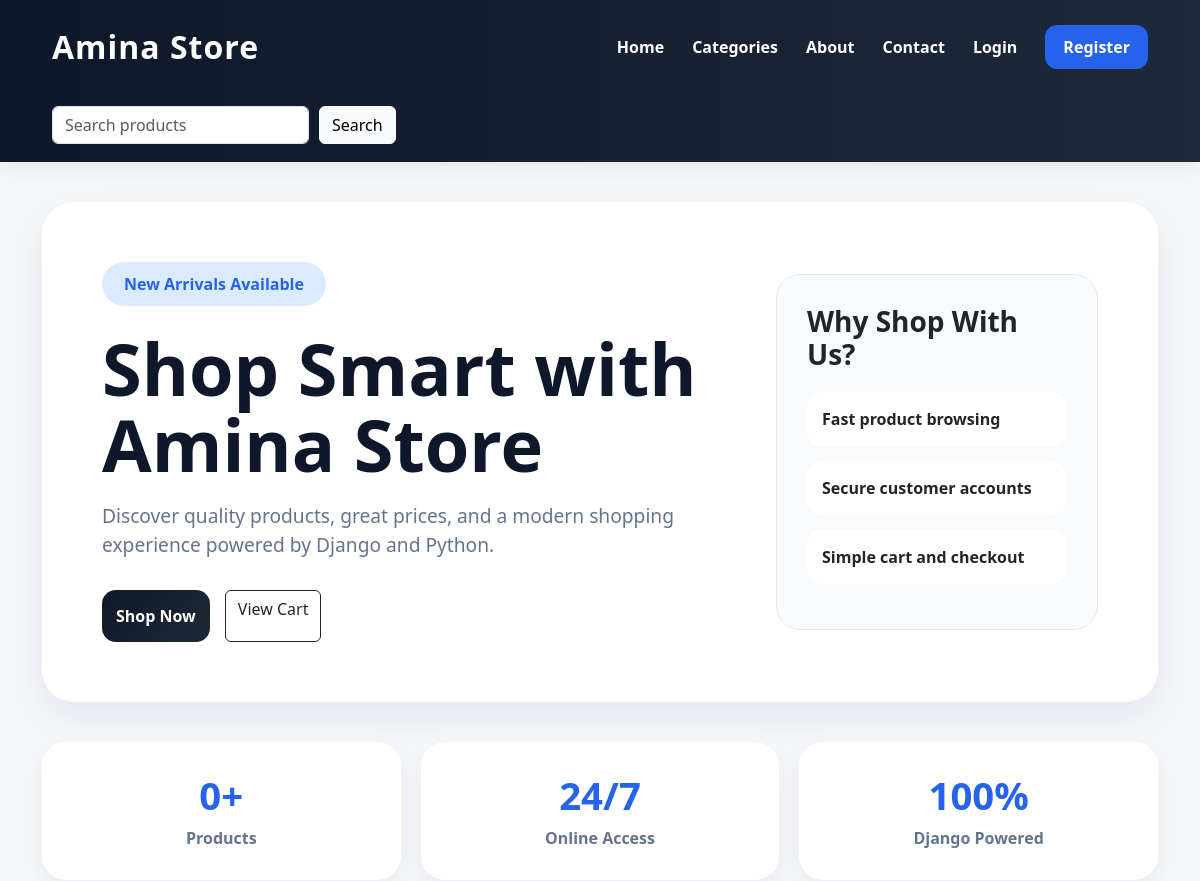
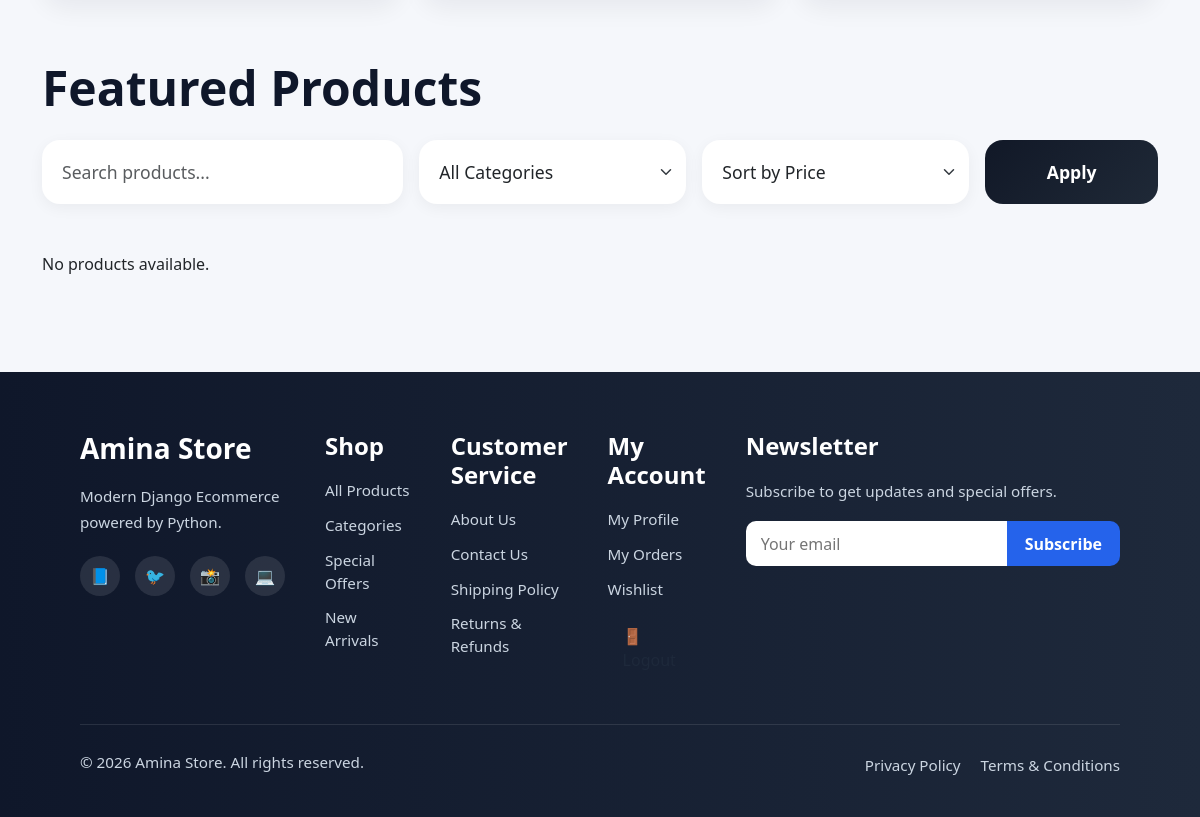
/?category=Fruit, run on an earlier commit of the app's database (2 pictures, top to bottom).
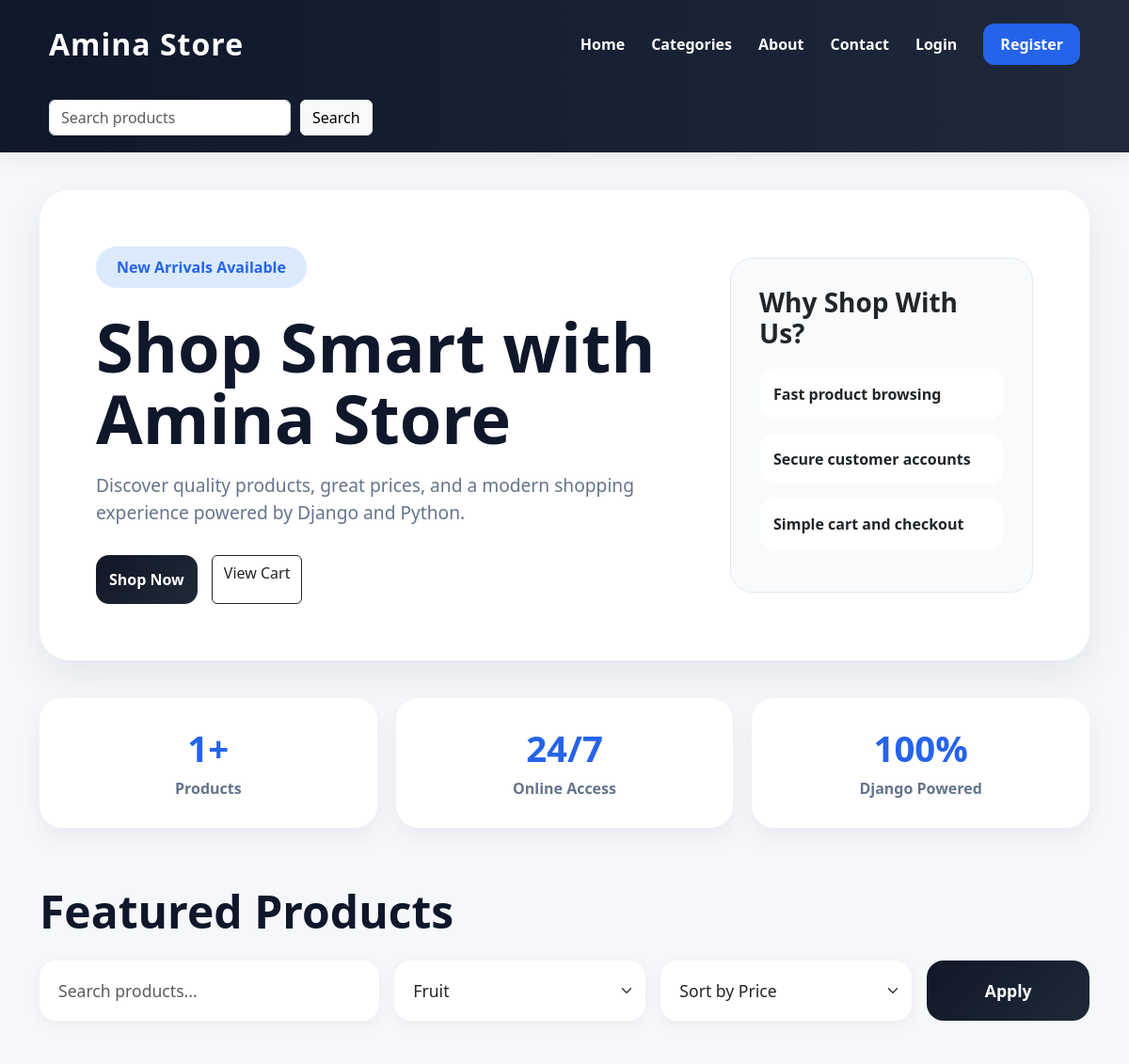
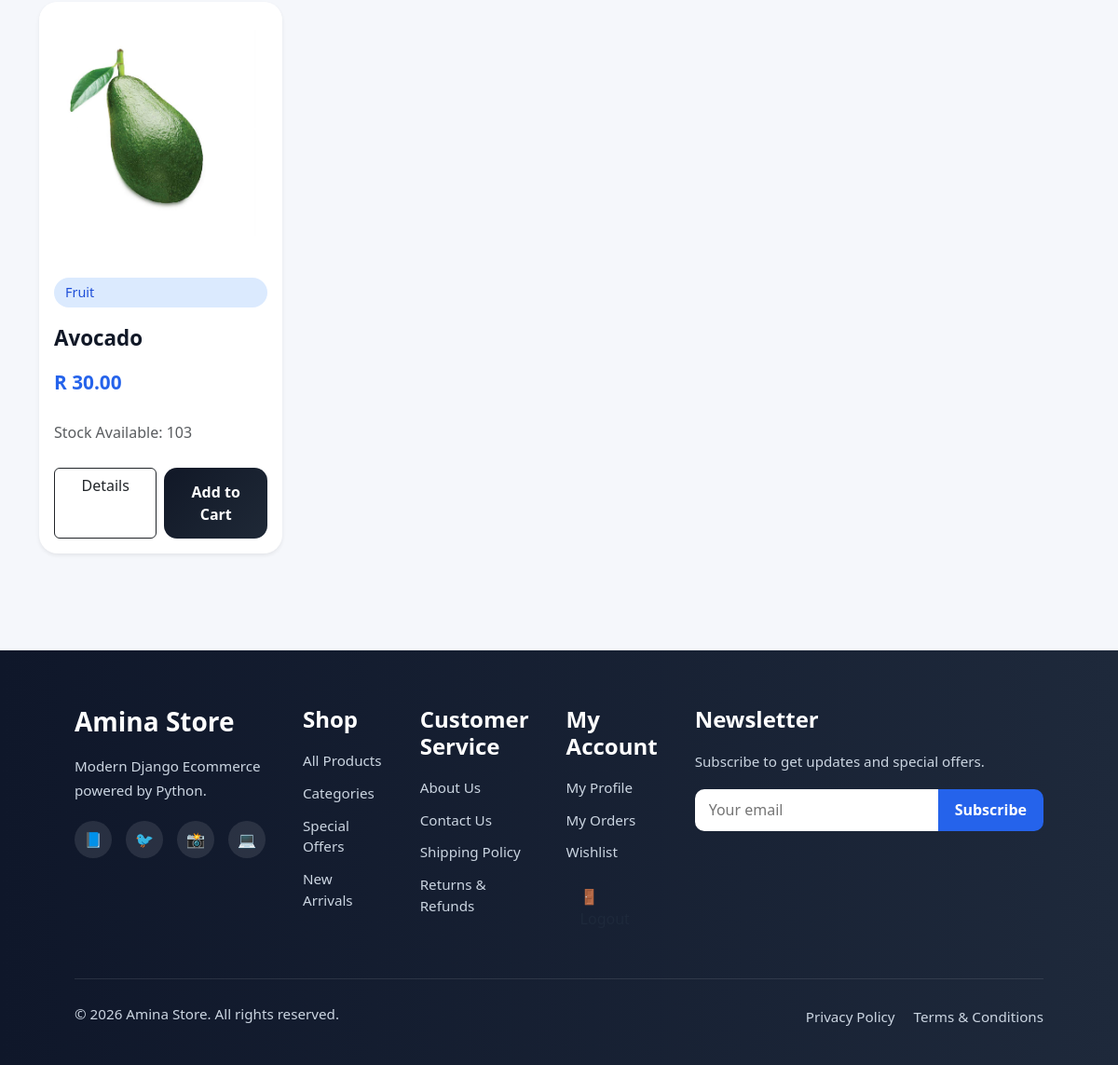
And on a later commit of the database (2 pictures, top to bottom).
### products/models.py (models this page shows, shortened)
class Product(models.Model):
    name = models.CharField(max_length=200)
    description = models.TextField()
    category = models.CharField(max_length=100)
    image = models.ImageField(upload_to='products/')
    price = models.DecimalField(max_digits=10, decimal_places=2)
    stock = models.IntegerField()
    created_at = models.DateTimeField(auto_now_add=True)

### products/views.py (the view)
# urls.py: path('', views.product_list, name='product_list'),
def product_list(request):
    products = Product.objects.all()
    search_query = request.GET.get('search')
    category_filter = request.GET.get('category')
    sort_price = request.GET.get('sort')
    if search_query:
        products = products.filter(name__icontains=search_query)
    if category_filter:
        products = products.filter(category__iexact=category_filter)
    if sort_price == 'low':
        products = products.order_by('price')
    elif sort_price == 'high':
        products = products.order_by('-price')
    else:
        products = products.order_by('-created_at')
    categories = Product.objects.values_list('category', flat=True).distinct()
    context = {
        'products': products,
        'categories': categories,
        'search_query': search_query,
        'category_filter': category_filter,
        'sort_price': sort_price,
    }
    return render(request, 'products/index.html', context)

### products/templates/products/index.html (shortened to what this page needs)
{% extends 'base.html' %}
{% block content %}
<section class="home-hero">
    <div class="hero-content">
        <span class="hero-badge">New Arrivals Available</span>
        <h1>
            Shop Smart with Amina Store
        </h1>
        <p>
            Discover quality products, great prices, and a modern shopping experience powered by Django and Python.
        </p>
        <div class="hero-actions">
            <a href="#products" class="btn btn-dark">
                Shop Now
            </a>
            <a href="{% url 'cart_detail' %}" class="btn btn-outline-dark">
                View Cart
            </a>
        </div>
    </div>
    <div class="hero-card">
        <h3>Why Shop With Us?</h3>
        <div class="hero-feature">Fast product browsing</div>
        <div class="hero-feature">Secure customer accounts</div>
        <div class="hero-feature">Simple cart and checkout</div>
    </div>
</section>
<section class="home-stats">
    <div>
        <h3>{{ products|length }}+</h3>
        <p>Products</p>
    </div>
    <div>
        <h3>24/7</h3>
        <p>Online Access</p>
    </div>
    <div>
        <h3>100%</h3>
        <p>Django Powered</p>
    </div>
</section>
<h1 id="products" class="mb-4 section-title">Featured Products</h1>
<form method="GET" class="row g-3 mb-5 filter-form">
    <div class="col-md-4">
        <input type="text"
               name="search"
               class="form-control"
               placeholder="Search products..."
               value="{{ search_query|default:'' }}">
    </div>
    <div class="col-md-3">
        <select name="category" class="form-select">
            <option value="">All Categories</option>
            {% for category in categories %}
                <option value="{{ category }}"
                    {% if category_filter == category %}selected{% endif %}>
                    {{ category }}
                </option>
            {% endfor %}
        </select>
    </div>
    <div class="col-md-3">
        <select name="sort" class="form-select">
            <option value="">Sort by Price</option>
        </select>
    </div>
    <div class="col-md-2">
        <button type="submit" class="btn btn-dark w-100">
            Apply
        </button>
    </div>
</form>
<div class="row">
    {% for product in products %}
    <div class="col-lg-3 col-md-6 mb-4">
        <div class="card product-card h-100 shadow-sm">
            <div class="text-center">
                {% if product.image %}
                    <img src="{{ product.image.url }}"
                         class="card-img-top product-image"
                         alt="{{ product.name }}">
                {% else %}
                    <div class="product-image d-flex align-items-center justify-content-center">
                        No Image
                    </div>
                {% endif %}
            </div>
            <div class="card-body">
                <span class="category-badge">
                    {{ product.category }}
                </span>
                <h5 class="card-title">{{ product.name }}</h5>
                <p class="price">R {{ product.price }}</p>
                <p class="text-muted">
                    Stock Available: {{ product.stock }}
                </p>
                <div class="d-flex gap-2">
    <a href="{% url 'product_detail' product.id %}"
       class="btn btn-outline-dark w-50">
        Details
    </a>
    <a href="{% url 'add_to_cart' product.id %}"
       class="btn btn-dark w-50">
        Add to Cart
    </a>
</div>
            </div>
        </div>
    </div>
    {% empty %}
    <p>No products available.</p>
    {% endfor %}
</div>
{% endblock %}

What changed in the data, as far as the page shows it:
added Product: image (picture), category "Fruit", name "Avocado", price "30.00", stock "103"
Also different on the page:
{{ products|length }}: "0" → "1"
form field category: "All Categories" → "Fruit"
text no longer shown: "No products available."
